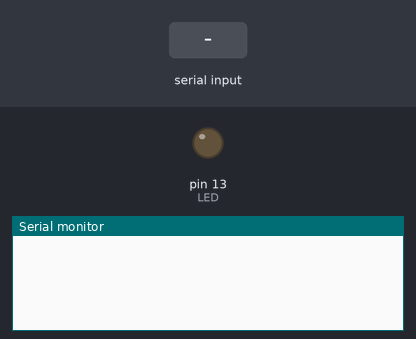
Recording of a sketch running on a simulated Arduino Uno, built with avr-gcc and run on an emulated ATmega328P. Shown: output pins drawn as LEDs (lit = HIGH), the last lines printed to the serial monitor. The inputs (shaded band) are chosen by the test bench.

Above: at 1.2 s.
1.3 s: ":\n" received over the second serial link
At 2.5 s:
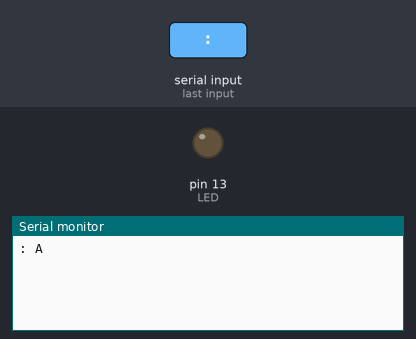
2.8 s: "90:45\n" received over the second serial link
At 3.7 s:
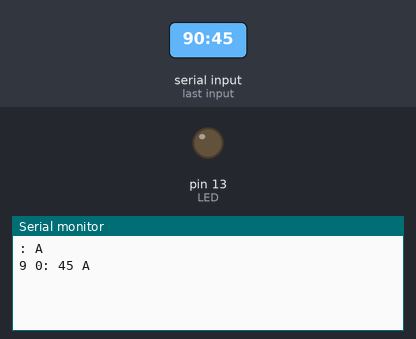
4.3 s: "13\n" received over the second serial link
At 4.8 s:
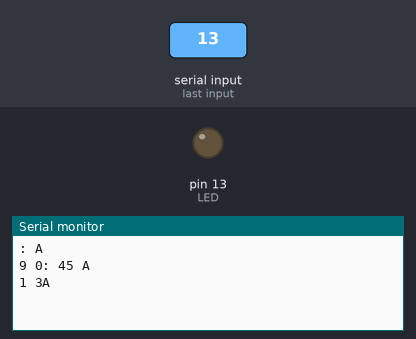

Measured:
- after the input at 1.3 s, the serial monitor: prints a new line at once (image 1)
- after the input at 2.8 s, the serial monitor: prints a new line at once (image 2)
- after the input at 4.3 s, the serial monitor: prints a new line at once (image 3)

The sketch:

sketch_feb23a_twi_litte_1_0.ino
```cpp
#include <SoftwareSerial.h>
SoftwareSerial TWE(5, 6); // RX, TX

#define LED 13


void setup() {
  TWE.begin(38400);
  Serial.begin(38400);
  pinMode(LED, OUTPUT);
}


void loop() {

  byte recv [60] = {};
  byte count     = 0;


  while (TWE.available())
  {
    digitalWrite(LED, HIGH);

    recv [count] = TWE.read();
    count++;
  }


  if (count > 0)
  {
    byte space [] = {1, 3, 5, 7, 9, 11, 19, 21, 25, 27, 31, 33, 35, 37, 47, 49};
    byte add      = 0;
    for (byte i = 0 ; i < count ; i++)
    {
      if (i == space[add])
      {
        Serial.print(" ");
        add++;
      }

      if (recv[i] == ':')
      {
        Serial.print(':');
      } else if (recv[i] == 13) {
        Serial.print(13, HEX);
      } else if (recv[i] == 10) {
        Serial.println(10, HEX);
      } else {
        if (recv[i] <= '9') recv[i] = recv[i] - '0';
        else if (recv[i] <= 'F') recv[i] = recv[i] - 'A' + 10;

        Serial.print(recv[i], HEX);
      }
    }
  }

  digitalWrite(LED, LOW);
}
```
